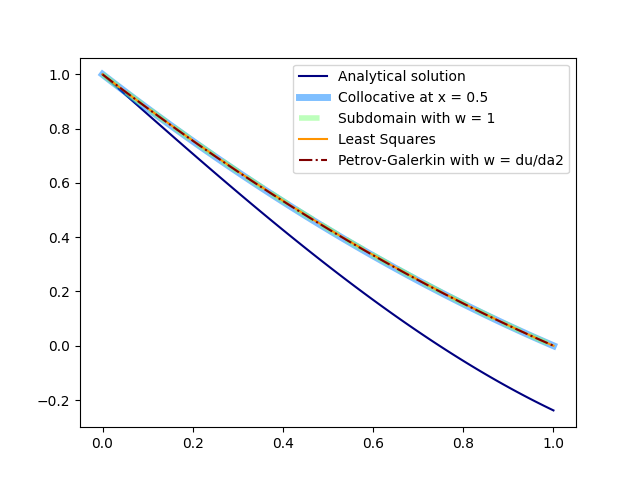

Here is the Python script that generated this plot:
#!/usr/bin/env python3

"""
This program determines the accuracy of the various methods of weighted residuals by comparing it with the analytical solution. In this program, we consider the differential equation u" + u = 1 (BCs: u(0) = 1 and u(1) = 0) and solve it using collocation, subdomain, least squares, Petrov-Galerkin methods. 

Assume a 2 term approximation, and define u(x) = a0 + a1 * x + a2 * x^2. Upon applying the boundary conditions, we get a0 = 1 and a1 = -(1 + a2) resulting in only one unknown: a2. The residual is obtained as R(x) = -x + a2 * (x^2 - x + 2).

This program is based on a class I am taking: ME311 - Finite Element Methods.
"""

import numpy as np 
import matplotlib.pyplot as plt 

# Initializing the domain

L = 1 						# The system length 
N = 101 					# Number of discretizations
x = np.linspace(0, L, N)   	# Domain initialized as a 1-D array

# Exact solution
y_anal = 1 - np.sin(x)/np.sin(np.degrees(1))

# Solutions by weighted residuals methods

y_coll = 1 - x + 2/7 * (x**2 - x) 		# Solved by collocation method, assuming residual is 0 at x = 0.5
y_subd = 1 - x + 3/11 * (x**2 - x) 		# Solved by subdomain method, assuming only 1 subdomain to find a2, and w = 1
y_lsqr = 1 - x + 165/606 * (x**2 - x) 	# Solved by least squares method, where the weight function = dR/d(a2)
y_pgal = 1 - x + 5/18 * (x**2 - x) 		# Solved by Petrov-Galerkin method, assuming the weight function = du/d(a2)

# Plotting the solutions

num_plots = 5 			# Number of plots in the figure
colormap = plt.cm.jet
plt.gca().set_prop_cycle(plt.cycler('color', colormap(np.linspace(0, 1, num_plots))))

plt.plot(x, y_anal, label = "Analytical solution")
plt.plot(x, y_coll, label = "Collocative at x = 0.5", linewidth = 5, alpha = 0.5)
plt.plot(x, y_subd, label = "Subdomain with w = 1", linewidth = 4, linestyle = "dashed", alpha = 0.5)
plt.plot(x, y_lsqr, label = "Least Squares")
plt.plot(x, y_pgal, label = "Petrov-Galerkin with w = du/da2", linestyle = '-.')
plt.legend()
plt.savefig("wr_compare.png")